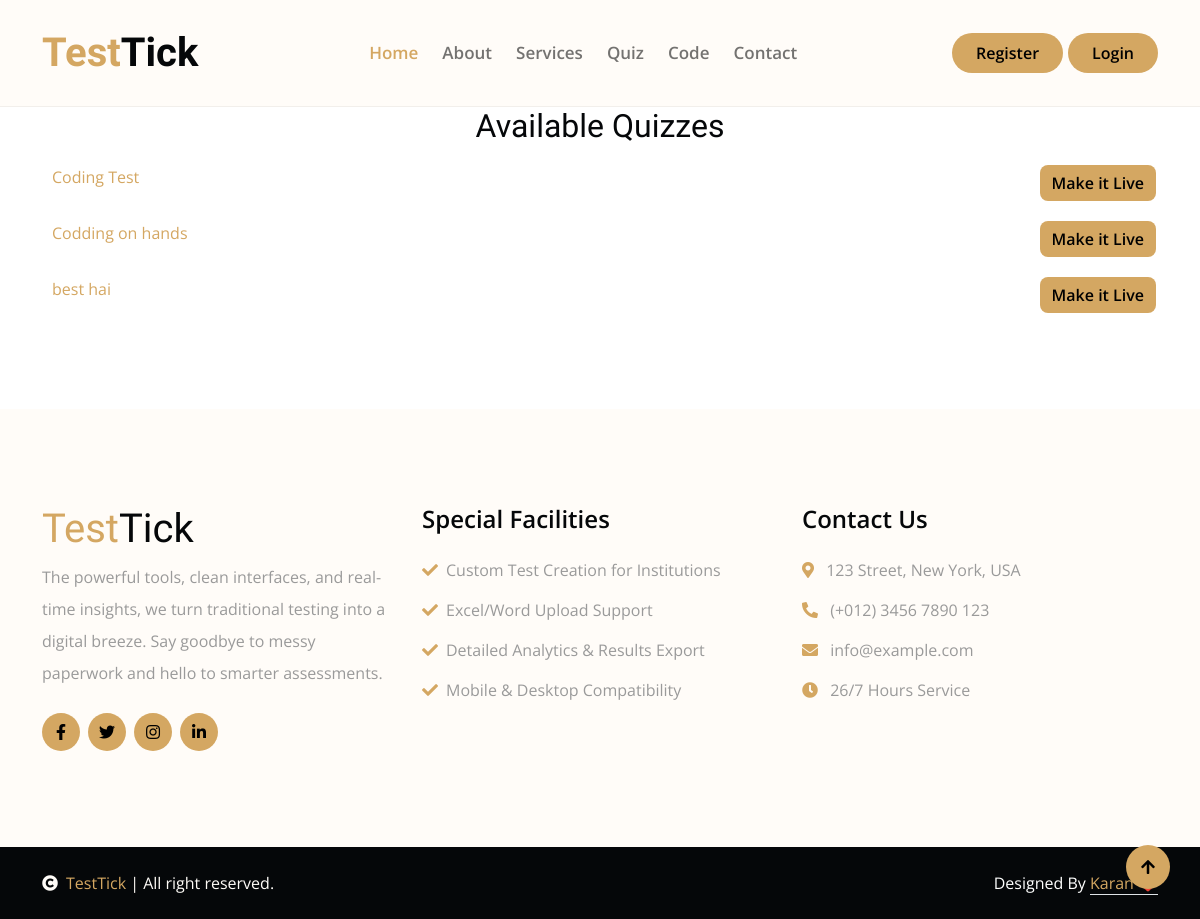
/quiz/start_live_quiz, run on an earlier commit of the app's database.
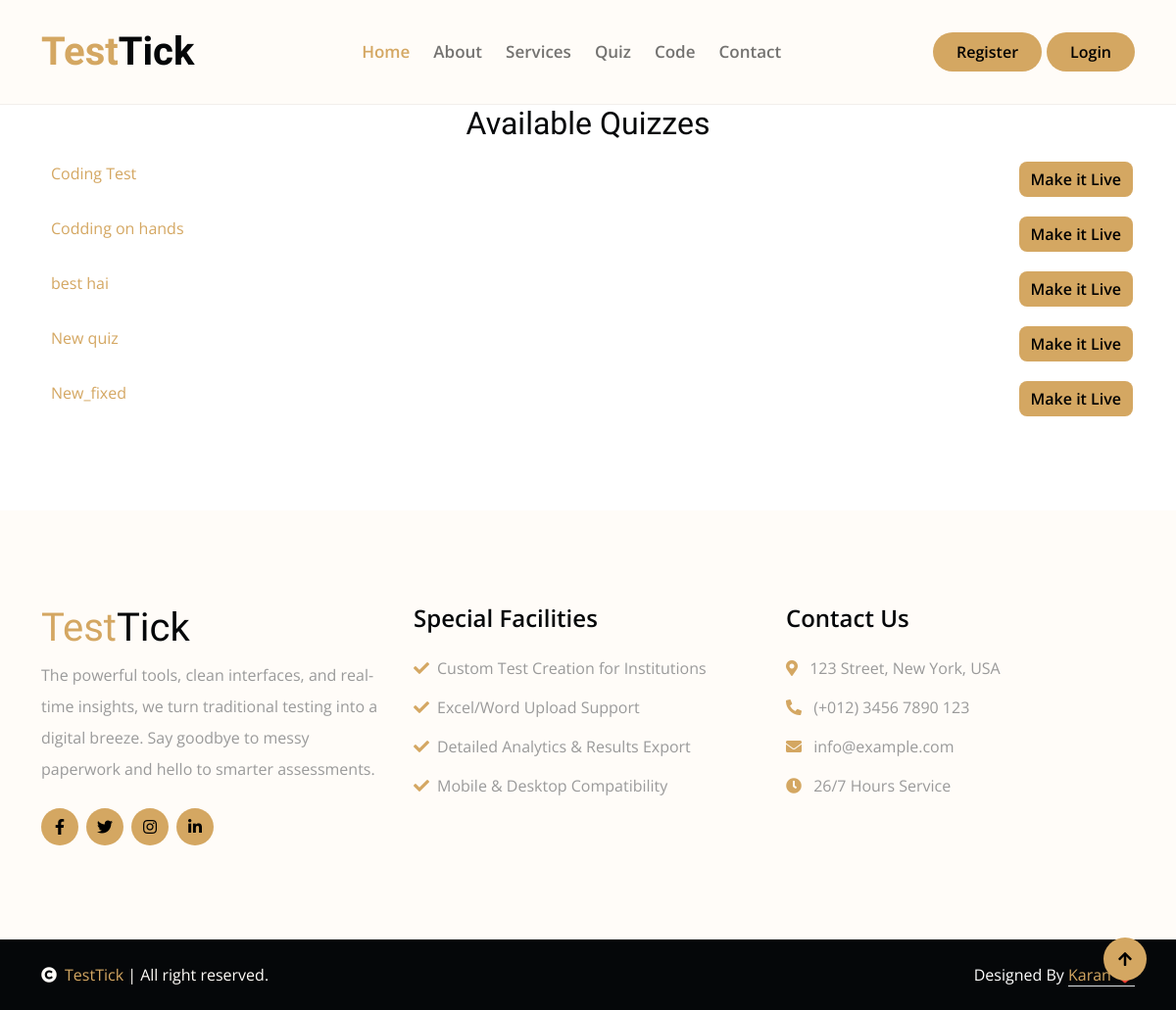
And on a later commit of the database.
### quiz/models.py (models this page shows, shortened)
class Quiz(models.Model):
    title = models.CharField(max_length=255)
    description = models.TextField(blank=True)
    institution = models.ForeignKey(Institution, on_delete=models.CASCADE)
    start_time = models.DateTimeField()
    end_time = models.DateTimeField()
    is_public = models.BooleanField(default=False)
    price = models.DecimalField(max_digits=6, decimal_places=2, default=0.00)
    shuffle_questions = models.BooleanField(default=False)
    created_by = models.ForeignKey(User, on_delete=models.CASCADE, null=True, blank=True)  # 👈 Add this line

### quiz/views.py (the view)
# urls.py: path('start_live_quiz', views.start_live_quiz, name='start_live_quiz'),
def start_live_quiz(request):
    quizzes = Quiz.objects.all()
    last_quiz_session = QuizSession.objects.latest('id')
    print(last_quiz_session.id)
    return render(request, 'quiz/start_live_quiz.html', {'quizzes': quizzes, 'session_id': int(last_quiz_session.id)+1 })

### quiz/templates/quiz/start_live_quiz.html (shortened to what this page needs)
{% extends 'base.html' %}
{% block content %}
<h2 style="text-align: center;">Available Quizzes</h2>
<ul>
  {% for quiz in quizzes %}
    <li style="display: flex;justify-content: space-between;margin: 20px;">
        <a href="{% url 'quiz_detail' quiz.pk %}">{{ quiz.title }}</a>
        <button class=" btn btn-primary btn-md-rectangle me-4 d-lg-inline-flex makeitlive" id='{% if quiz.id|stringformat:"s"|length == 1 %}0{{quiz.id}}{% else %}{{quiz.id}}{% endif %}{% if quiz.created_by.id|stringformat:"s"|length == 1 %}0{{quiz.created_by.id}}{% else %}{{quiz.created_by.id}}{% endif %}{% if quiz.institution.id|stringformat:"s"|length == 1 %}0{{quiz.institution.id}}{% else %}{{quiz.institution.id}}{% endif %}'>
        Make it Live
    </button></li>
  {% endfor %}
</ul>
{% endblock %}

What changed in the data, as far as the page shows it:
added Quiz: title "New quiz"
added Quiz: title "New_fixed"
